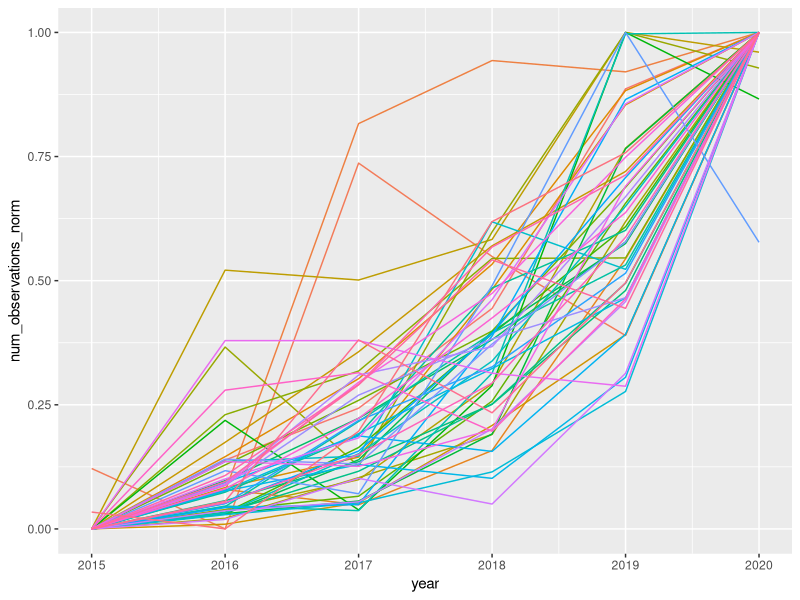
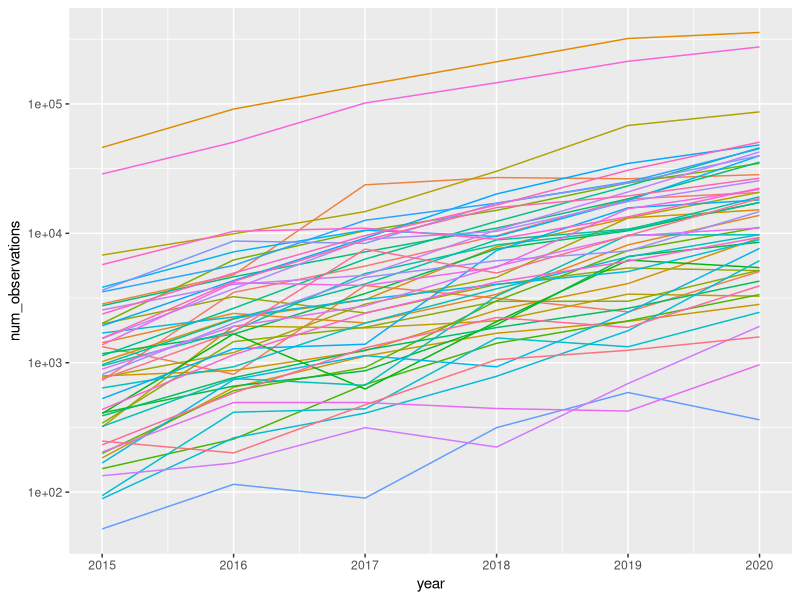
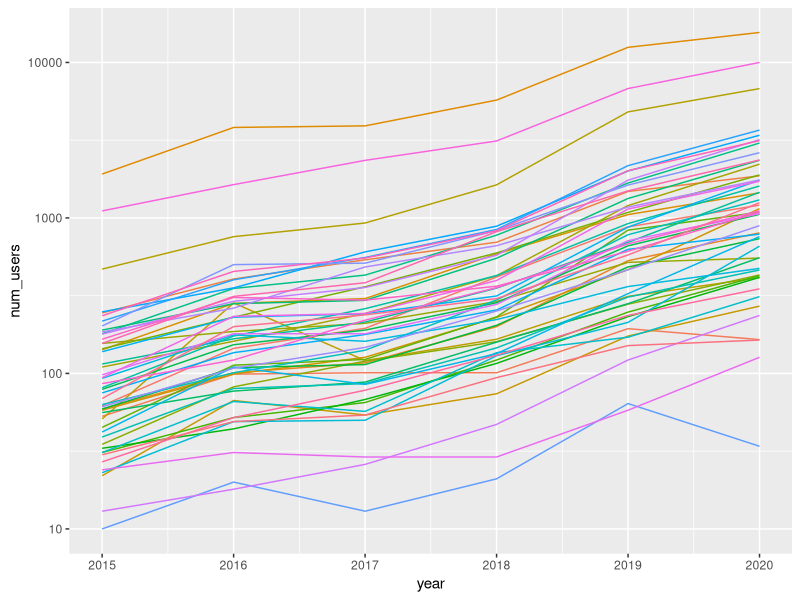
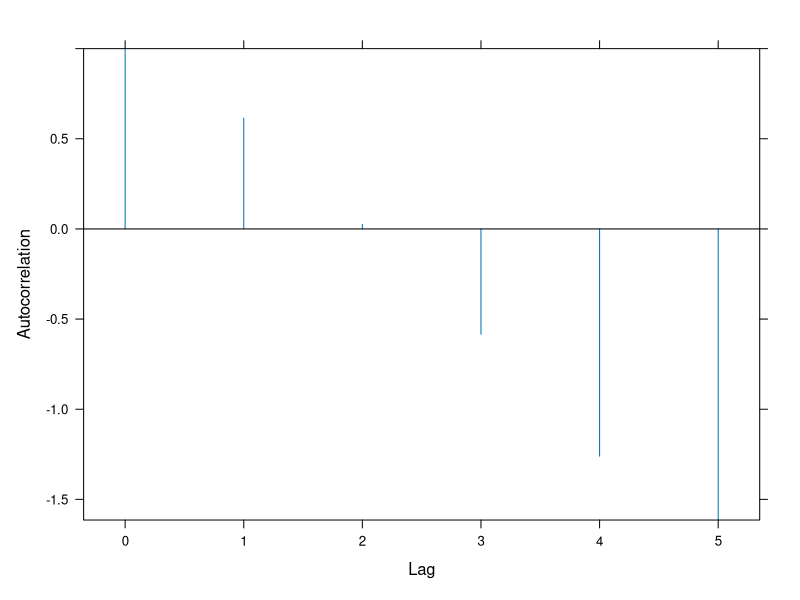
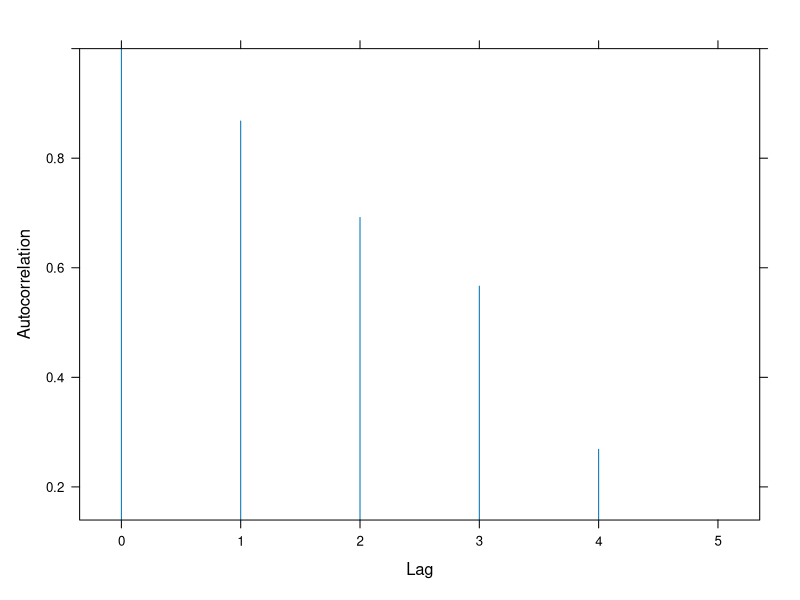
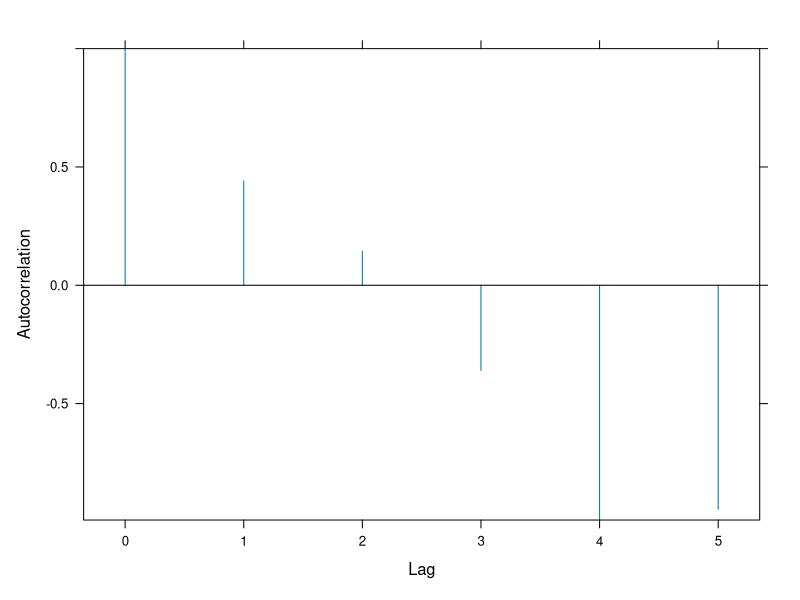
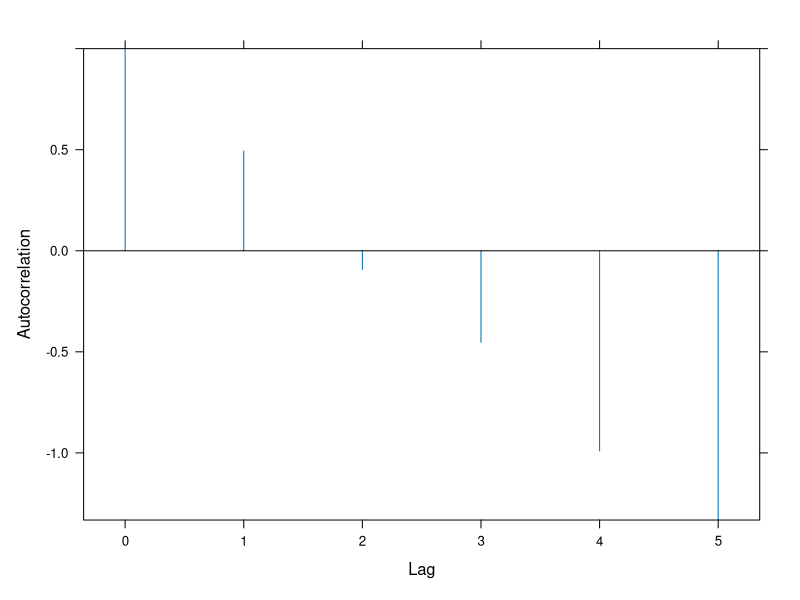
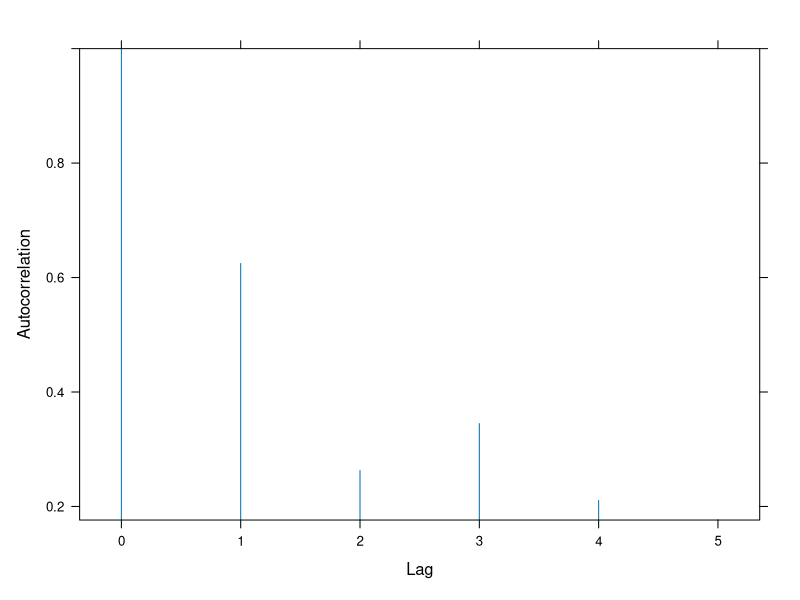

Write R code to recreate these figures, in order.
# Analyses of USA iNaturalist data 
# Kathleen L Prudic
# klprudic@arizona.edu
# created 2020-08-09
# DOI: https://doi.org/10.15468/dl.wqjr5j

# Remove wonton variables 
rm(list = ls())

# Load additional packages
library(tidyverse)
library(lubridate)
library(nlme)

# Load data 
# If data/ does not exist, run 2015-2020-iNaturalist-USA-dataprocessing.R
usa_counts <- read_csv(file = "data/inat-usa-counts-nojune.csv")

# Add column for precovid/covid
usa_counts <- usa_counts %>%
  mutate(covid = if_else(year == 2020, true = TRUE, false = FALSE))

# Normalize data for visualization
usa_counts <- usa_counts %>%
  group_by(stateProvince) %>%
  mutate(num_observations_norm = (num_observations - min(num_observations))/(max(num_observations) - min(num_observations)))

# Make quick plot of observations
usa_plot <- ggplot(data = usa_counts, mapping = aes(x = year,
                                                    y = num_observations_norm, 
                                                    group = stateProvince, 
                                                    color = stateProvince)) +
  geom_line() + 
  theme(legend.position = "none")
usa_plot

# Make quick plot of observations
usa_plot <- ggplot(data = usa_counts, mapping = aes(x = year,
                                                    y = num_observations, 
                                                    group = stateProvince, 
                                                    color = stateProvince)) +
  geom_line() + 
  scale_y_log10() +
  theme(legend.position = "none")
usa_plot

################################################################################
# Linear model of observation data
# Use ML because we are comparing models
usa_lme <- nlme::lme(num_observations ~ year, 
                     random = ~ 1|stateProvince,
                     data = usa_counts, 
                     method = "ML")

# Polynomial model of observation data
# Degree 2
usa_lme_poly <- nlme::lme(num_observations ~ poly(x = year, degree = 2),
                          random = ~ 1|stateProvince,
                          data = usa_counts, 
                          method = "ML")

# Compare linear and polynomial models
anova(usa_lme, usa_lme_poly)

# Linear model not significantly worse, try B spline with linear model
usa_lme_spline <- nlme::lme(num_observations ~ splines::bs(x = year, 
                                                           knots = 2019,
                                                           degree = 1), 
                            random = ~ 1|stateProvince,
                            data = usa_counts, 
                            method = "ML")
  
# Compare linear and spline model
anova(usa_lme, usa_lme_spline)

# Just for fun try polynomial spline, degree = 2
usa_poly_spline <- nlme::lme(num_observations ~ splines::bs(x = year, 
                                                           knots = 2019,
                                                           degree = 2), 
                            random = ~ 1|stateProvince,
                            data = usa_counts, 
                            method = "ML")

# Compare poly and spline model
anova(usa_lme_poly, usa_poly_spline)

################################################################################
# Try with log transformed observations
usa_counts$num_observations_log <- log10(usa_counts$num_observations)

# Linear model of observation data
# Use ML because we are comparing models
usa_lme <- nlme::lme(num_observations_log ~ year, 
                     random = ~ 1|stateProvince,
                     data = usa_counts, 
                     method = "ML")

# Polynomial model of observation data
# Degree 2
usa_lme_poly <- nlme::lme(num_observations_log ~ poly(x = year, degree = 2),
                          random = ~ 1|stateProvince,
                          data = usa_counts, 
                          method = "ML")

# Compare linear and polynomial models
anova(usa_lme, usa_lme_poly)

# Create polynomial spline, degree = 2
usa_poly_spline <- nlme::lme(num_observations_log ~ splines::bs(x = year, 
                                                            knots = 2019,
                                                            degree = 2), 
                             random = ~ 1|stateProvince,
                             data = usa_counts, 
                             method = "ML")

# Compare poly and spline model
anova(usa_lme_poly, usa_poly_spline)


################################################################################
# Try with normalized data
# Linear model of observation data
# Use ML because we are comparing models
usa_lme <- nlme::lme(num_observations_norm ~ year, 
                     random = ~ 1|stateProvince,
                     data = usa_counts, 
                     method = "ML")

# Polynomial model of observation data
# Degree 2
usa_lme_poly <- nlme::lme(num_observations_norm ~ poly(x = year, degree = 2),
                          random = ~ 1|stateProvince,
                          data = usa_counts, 
                          method = "ML")

# Compare linear and polynomial models
anova(usa_lme, usa_lme_poly)

# Just for fun try polynomial spline, degree = 2
usa_poly_spline <- nlme::lme(num_observations_norm ~ splines::bs(x = year, 
                                                                 knots = 2019,
                                                                 degree = 2), 
                             random = ~ 1|stateProvince,
                             data = usa_counts, 
                             method = "ML")

# Compare poly and spline model
anova(usa_lme_poly, usa_poly_spline)


################################################################################

# Try without random effects
usa_lm <- lm(num_observations ~ year, data = usa_counts)

# Polynomial model without random effects
usa_poly <- lm(num_observations ~ poly(x = year, degree = 2), data = usa_counts)

# compare linear and polynomial model
anova(usa_lm, usa_poly)

# linear spline 
usa_lm_spline <- lm(num_observations ~ splines::bs(x = year, knots = 2019, degree = 1),
                    data = usa_counts)

# Compare linear and spline model
anova(usa_lm, usa_lm_spline)

################################################################################
# Sum data across the country
nostate_counts <- usa_counts %>%
  group_by(year) %>%
  summarize(num_observations = sum(num_observations))

# Linear model
nostate_lm <- lm(num_observations ~ year, data = nostate_counts)

# Polynomial model
nostate_poly <- lm(num_observations ~ poly(x = year, degree = 2), data = nostate_counts)

# Compare models
anova(nostate_lm, nostate_poly)

# Create polynomial spline
nostate_poly_spline <- lm(num_observations ~ splines::bs(x = year, knots = 2019, degree = 2),
                          data = nostate_counts)

# Compare poly to poly spline
anova(nostate_poly, nostate_poly_spline)

################################################################################
# Users

#  Make quick plot of users
usa_plot <- ggplot(data = usa_counts, mapping = aes(x = year,
                                                    y = num_users, 
                                                    group = stateProvince, 
                                                    color = stateProvince)) +
  geom_line() +
  scale_y_log10() +
  theme(legend.position = "none")
usa_plot


# Linear model of user data
# Use ML because we are comparing models
usa_lme <- nlme::lme(num_users ~ year, 
                     random = ~ 1|stateProvince,
                     data = usa_counts, 
                     method = "ML")

# Polynomial model of observation data
# Degree 2
usa_lme_poly <- nlme::lme(num_users ~ poly(x = year, degree = 2),
                          random = ~ 1|stateProvince,
                          data = usa_counts, 
                          method = "ML")

# Compare linear and polynomial models
anova(usa_lme, usa_lme_poly)

# Create polynomial spline, degree = 2
usa_poly_spline <- nlme::lme(num_users ~ splines::bs(x = year, 
                                                     knots = 2019,
                                                     degree = 2), 
                             random = ~ 1|stateProvince,
                             data = usa_counts, 
                             method = "ML")

# Compare polynomial and polynomial spline models
anova(usa_lme_poly, usa_poly_spline)


################################################################################
# OLD BELOW HERE
################################################################################

##### OBSERVATIONS!!!
# Run model with no autocorrelation correction
usa_lme <- nlme::lme(num_observations ~ covid, 
                     random = ~ 1|stateProvince, 
                     data = usa_counts)

# Check for autocorrelation
plot(ACF(usa_lme))

# Run model accounting for temporal autocorrelation
usa_lme_ac <- nlme::lme(num_observations ~ covid, 
                        random = ~ 1|stateProvince, 
                        correlation = corAR1(form = ~ year|stateProvince),
                        data = usa_counts)

# Check for autocorrelation
plot(ACF(usa_lme_ac, resType = "normalized"))

summary(usa_lme_ac)

#### Second Order Autocorrelation
# Run model accounting for temporal autocorrelation
usa_lme_ac <- nlme::lme(num_observations ~ covid, 
                        random = ~ 1|stateProvince, 
                        correlation = corARMA(form = ~ year|stateProvince, q = 2),
                        data = usa_counts)

# Check for autocorrelation
plot(ACF(usa_lme_ac, resType = "normalized"))

summary(usa_lme_ac)

##### USERS!
# Run model with no autocorrelation correction
usa_lme <- nlme::lme(num_users ~ covid, 
                     random = ~ 1|stateProvince, 
                     data = usa_counts)

# Check for autocorrelation
plot(ACF(usa_lme))

# Run model accounting for temporal autocorrelation
usa_lme_ac <- nlme::lme(num_users ~ covid, 
                        random = ~ 1|stateProvince, 
                        correlation = corAR1(form = ~ year|stateProvince),
                        data = usa_counts)

# Check for autocorrelation
plot(ACF(usa_lme_ac, resType = "normalized"))

summary(usa_lme_ac)

##### 
# Test autocorrelation approach
usa_counts_test <- usa_counts %>%
  group_by(stateProvince) %>%
  mutate(num_observations_test = if_else(year == 2020,
                                          true = min(num_observations), 
                                          false = num_observations))

# Run model accounting for temporal autocorrelation
usa_lme_ac <- nlme::lme(num_observations_test ~ covid, 
                        random = ~ 1|stateProvince, 
                        correlation = corAR1(form = ~ year|stateProvince),
                        data = usa_counts_test)

# Check for autocorrelation
plot(ACF(usa_lme_ac, resType = "normalized"))

summary(usa_lme_ac)

# Model all iNat USA data, no random effects
usa_counts_all <- usa_counts %>%
  group_by(year) %>%
  summarize(num_obs = sum(num_observations))
plotusa <- ggplot(data = usa_counts_all, mapping = aes(x = year, y = num_obs)) +
  geom_point() +
  geom_smooth(method = "lm")
plotusa
